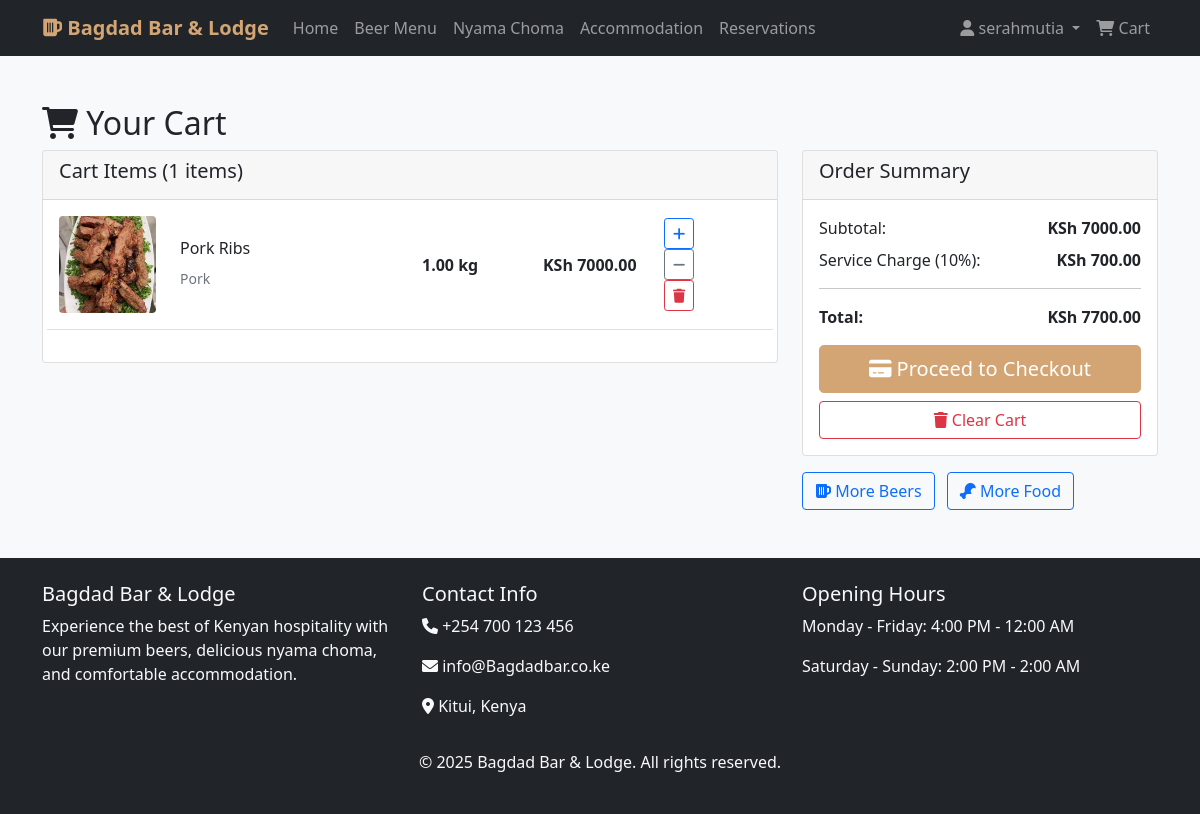
Page /orders/cart/ (signed in) on the committed database.
### orders/models.py (models this page shows, shortened)
class CartItem(models.Model):
    cart = models.ForeignKey(Cart, related_name='items', on_delete=models.CASCADE)
    beer = models.ForeignKey(Beer, null=True, blank=True, on_delete=models.CASCADE)
    nyama_choma = models.ForeignKey(NyamaChoma, null=True, blank=True, on_delete=models.CASCADE)
    quantity = models.IntegerField(default=1)
    weight_kg = models.DecimalField(max_digits=5, decimal_places=2, null=True, blank=True)
    notes = models.TextField(blank=True)
    created_at = models.DateTimeField(auto_now_add=True)
    def get_item_name(self):
        if self.beer:
            return f"{self.beer.brand} {self.beer.name}"
        elif self.nyama_choma:
            return self.nyama_choma.name
        return "Unknown Item"
    def get_total_price(self):
        if self.beer:
            return self.beer.price * self.quantity
        elif self.nyama_choma:
            return self.nyama_choma.price_per_kg * (self.weight_kg or Decimal('0'))
        return Decimal('0')

### bar_app/models.py (models this page shows, shortened)
class NyamaChoma(models.Model):
    MEAT_TYPES = [
        ('beef', 'Beef'),
        ('goat', 'Goat'),
        ('chicken', 'Chicken'),
        ('pork', 'Pork'),
        ('fish', 'Fish'),
        ('mutton', 'Mutton'),
    ]
    name = models.CharField(max_length=100)
    meat_type = models.CharField(max_length=20, choices=MEAT_TYPES)
    price_per_kg = models.DecimalField(max_digits=8, decimal_places=2)
    description = models.TextField()
    image = models.ImageField(upload_to='nyama_choma/', blank=True)
    available = models.BooleanField(default=True)
    spice_level = models.IntegerField(choices=[(i, i) for i in range(1, 6)], default=3)
    class Meta:
        ordering = ['name']

### orders/views.py (the view)
# urls.py: path('cart/', views.view_cart, name='view_cart'),
def view_cart(request):
    cart = get_or_create_cart(request)
    cart_items = cart.items.all()
    subtotal = cart.get_total_price()
    service_charge = subtotal * Decimal('0.1')  # 10% service charge using Decimal
    total_price = subtotal + service_charge
    context = {
        'cart': cart,
        'cart_items': cart_items,
        'subtotal': subtotal,
        'service_charge': service_charge,
        'total_price': total_price,
        'total_items': cart.get_total_items(),
    }
    return render(request, 'orders/cart.html', context)

### orders/models.py (called while the page is built)
    def get_total_price(self):
        total = Decimal('0')
        for item in self.items.all():
            total += item.get_total_price()
        return total

    def get_total_items(self):
        return sum(item.quantity for item in self.items.all())

### orders/views.py (called while the page is built)
def get_or_create_cart(request):
    if request.user.is_authenticated:
        cart, created = Cart.objects.get_or_create(user=request.user)
    else:
        if not request.session.session_key:
            request.session.create()
        cart, created = Cart.objects.get_or_create(session_key=request.session.session_key)
    return cart

### templates/orders/cart.html (shortened to what this page needs)
{% extends 'base.html' %}
{% block content %}
<div class="container my-5">
    <h2><i class="fas fa-shopping-cart"></i> Your Cart</h2>
    {% if cart_items %}
        <div class="row">
            <div class="col-md-8">
                <div class="card">
                    <div class="card-header">
                        <h5>Cart Items ({{ total_items }} items)</h5>
                    </div>
                    <div class="card-body">
                        {% for item in cart_items %}
                        <div class="row align-items-center mb-3 pb-3 border-bottom">
                            <div class="col-md-2">
                                {% if item.beer and item.beer.image %}
                                    <img src="{{ item.beer.image.url }}" class="img-fluid rounded" alt="{{ item.get_item_name }}">
                                {% elif item.nyama_choma and item.nyama_choma.image %}
                                    <img src="{{ item.nyama_choma.image.url }}" class="img-fluid rounded" alt="{{ item.get_item_name }}">
                                {% else %}
                                    <div class="bg-light rounded d-flex align-items-center justify-content-center" style="height: 60px;">
                                        <i class="fas fa-{% if item.beer %}beer{% else %}drumstick-bite{% endif %} fa-2x text-muted"></i>
                                    </div>
                                {% endif %}
                            </div>
                            <div class="col-md-4">
                                <h6>{{ item.get_item_name }}</h6>
                                {% if item.beer %}
                                    <small class="text-muted">{{ item.beer.get_beer_type_display }} • {{ item.beer.alcohol_content }}% ABV</small>
                                {% elif item.nyama_choma %}
                                    <small class="text-muted">{{ item.nyama_choma.get_meat_type_display }}</small>
                                {% endif %}
                            </div>
                            <div class="col-md-2">
                                {% if item.beer %}
                                    <strong>{{ item.quantity }} pcs</strong>
                                {% elif item.nyama_choma %}
                                    <strong>{{ item.weight_kg }} kg</strong>
                                {% endif %}
                            </div>
                            <div class="col-md-2">
                                <strong>KSh {{ item.get_total_price|floatformat:2 }}</strong>
                            </div>
                            <div class="col-md-2">
                                <div class="btn-group-vertical btn-group-sm">
                                    <form method="post" action="{% url 'orders:update_cart_item' item.id %}" class="d-inline">
                                        <button type="submit" class="btn btn-outline-primary btn-sm">
                                            <i class="fas fa-plus"></i>
                                        </button>
                                    </form>
                                    <form method="post" action="{% url 'orders:update_cart_item' item.id %}" class="d-inline">
                                        <button type="submit" class="btn btn-outline-secondary btn-sm">
                                            <i class="fas fa-minus"></i>
                                        </button>
                                    </form>
                                    <form method="post" action="{% url 'orders:update_cart_item' item.id %}" class="d-inline">
                                        <button type="submit" class="btn btn-outline-danger btn-sm" onclick="return confirm('Remove this item?')">
                                            <i class="fas fa-trash"></i>
                                        </button>
                                    </form>
                                </div>
                            </div>
                        </div>
                        {% endfor %}
                    </div>
                </div>
            </div>
            <div class="col-md-4">
                <div class="card">
                    <div class="card-header">
                        <h5>Order Summary</h5>
                    </div>
                    <div class="card-body">
                        <div class="d-flex justify-content-between mb-2">
                            <span>Subtotal:</span>
                            <strong>KSh {{ subtotal|floatformat:2 }}</strong>
                        </div>
                        <div class="d-flex justify-content-between mb-2">
                            <span>Service Charge (10%):</span>
                            <strong>KSh {{ service_charge|floatformat:2 }}</strong>
                        </div>
                        <hr>
                        <div class="d-flex justify-content-between mb-3">
                            <strong>Total:</strong>
                            <strong>KSh {{ total_price|floatformat:2 }}</strong>
                        </div>
                        <div class="d-grid gap-2">
                            <a href="{% url 'orders:checkout' %}" class="btn btn-primary btn-lg">
                                <i class="fas fa-credit-card"></i> Proceed to Checkout
                            </a>
                            <a href="{% url 'orders:clear_cart' %}" class="btn btn-outline-danger" onclick="return confirm('Clear entire cart?')">
                                <i class="fas fa-trash"></i> Clear Cart
                            </a>
                        </div>
                    </div>
                </div>
                <div class="mt-3">
                    <a href="{% url 'bar_app:beer_menu' %}" class="btn btn-outline-primary me-2">
                        <i class="fas fa-beer"></i> More Beers
                    </a>
                    <a href="{% url 'bar_app:nyama_menu' %}" class="btn btn-outline-primary">
                        <i class="fas fa-drumstick-bite"></i> More Food
                    </a>
                </div>
            </div>
        </div>
    {% endif %}
</div>
{% endblock %}

### templates/base.html (shortened to what this page needs)
<!DOCTYPE html>
<html lang="en">
<head>
    <link href="https://cdn.jsdelivr.net/npm/bootstrap@5.1.3/dist/css/bootstrap.min.css" rel="stylesheet">
    <link href="https://cdnjs.cloudflare.com/ajax/libs/font-awesome/6.0.0/css/all.min.css" rel="stylesheet">
</head>
<body>
    <nav class="navbar navbar-expand-lg navbar-dark bg-dark">
        <div class="container">
            <a class="navbar-brand" href="{% url 'bar_app:home' %}">
                <i class="fas fa-beer"></i> Bagdad Bar & Lodge
            </a>
            <div class="collapse navbar-collapse" id="navbarNav">
                <ul class="navbar-nav me-auto">
                    <li class="nav-item">
                        <a class="nav-link" href="{% url 'bar_app:home' %}">Home</a>
                    </li>
                    <li class="nav-item">
                        <a class="nav-link" href="{% url 'bar_app:beer_menu' %}">Beer Menu</a>
                    </li>
                    <li class="nav-item">
                        <a class="nav-link" href="{% url 'bar_app:nyama_menu' %}">Nyama Choma</a>
                    </li>
                    <li class="nav-item">
                        <a class="nav-link" href="{% url 'accommodation:room_list' %}">Accommodation</a>
                    </li>
                    <li class="nav-item">
                        <a class="nav-link" href="{% url 'bar_app:reservation' %}">Reservations</a>
                    </li>
                </ul>
                <ul class="navbar-nav">
                    {% if user.is_authenticated %}
                        <li class="nav-item dropdown">
                            <a class="nav-link dropdown-toggle" href="#" id="navbarDropdown" role="button" data-bs-toggle="dropdown">
                                <i class="fas fa-user"></i> {{ user.first_name|default:user.username }}
                            </a>
                        </li>
                    {% endif %}
                    <li class="nav-item">
                        <a class="nav-link position-relative" href="{% url 'orders:view_cart' %}">
                            <i class="fas fa-shopping-cart"></i> Cart
                        </a>
                    </li>
                </ul>
            </div>
        </div>
    </nav>
    <main>
        {% block content %}
        {% endblock %}
    </main>
    <footer class="bg-dark text-light py-4 mt-5">
        <div class="container">
            <div class="row">
                <div class="col-md-4">
                    <h5>Bagdad Bar & Lodge</h5>
                    <p>Experience the best of Kenyan hospitality with our premium beers, delicious nyama choma, and comfortable accommodation.</p>
                </div>
                <div class="col-md-4">
                    <h5>Contact Info</h5>
                    <p><i class="fas fa-phone"></i> +254 700 123 456</p>
                    <p><i class="fas fa-envelope"></i> info@Bagdadbar.co.ke</p>
                    <p><i class="fas fa-map-marker-alt"></i> Kitui, Kenya</p>
                </div>
                <div class="col-md-4">
                    <h5>Opening Hours</h5>
                    <p>Monday - Friday: 4:00 PM - 12:00 AM</p>
                    <p>Saturday - Sunday: 2:00 PM - 2:00 AM</p>
                </div>
            </div>
            <div class="row mt-3">
                <div class="col-12 text-center">
                    <p>&copy; 2025 Bagdad Bar & Lodge. All rights reserved.</p>
                </div>
            </div>
        </div>
    </footer>
</body>
</html>

### templates/base.html (style rules this page uses)
.navbar-brand { font-weight: bold; color: #d4a574 !important; }
.btn-primary { background-color: #d4a574; border-color: #d4a574; }
body { background-color: #f8f9fa; }

### rows in the picture
CartItem: nyama_choma.image (picture), get_item_name "Pork Ribs", nyama_choma.meat_type "Pork", weight_kg "1.00", get_total_price "7000.00"

### other values in the picture
{{ user.first_name|default:user.username }} "serahmutia"
{{ total_items }} "1"
{{ subtotal|floatformat:2 }} "7000.00"
{{ service_charge|floatformat:2 }} "700.00"
{{ total_price|floatformat:2 }} "7700.00"
